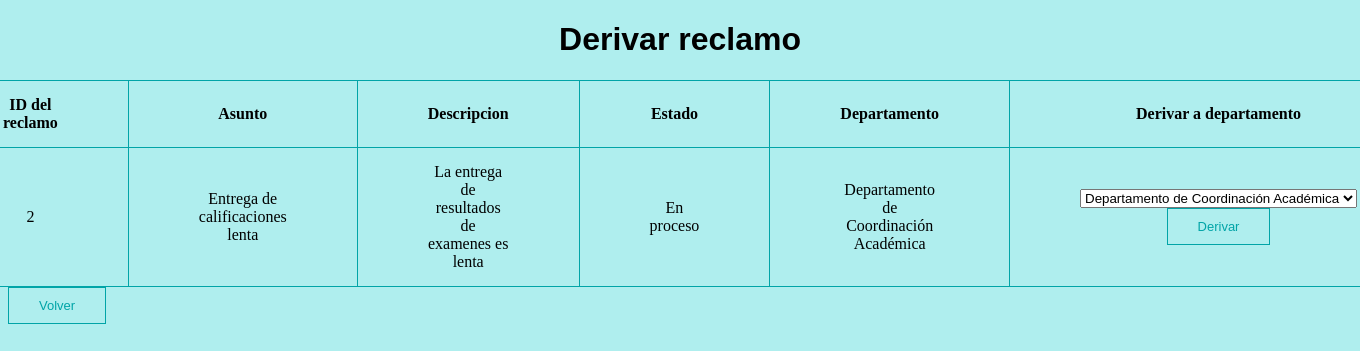
Before: /derivar_reclamo/2 (signed in) with the older database file.
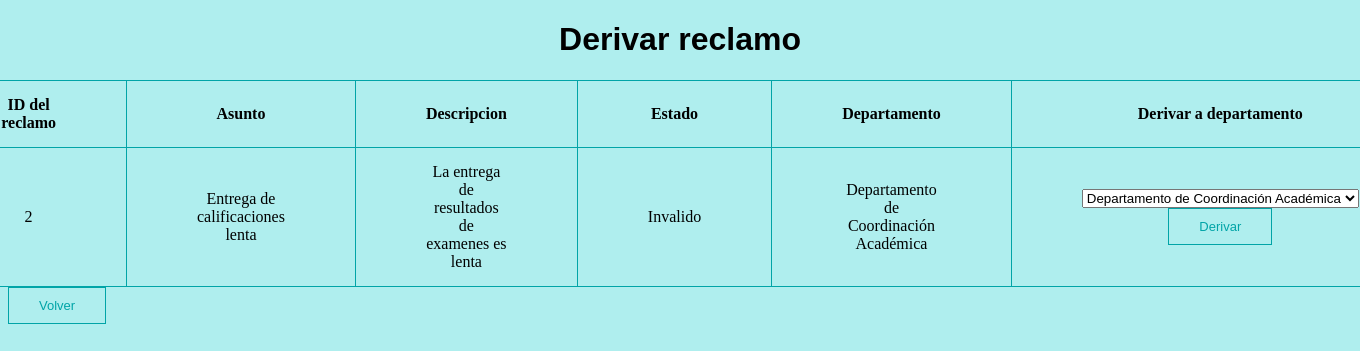
After: the same page with the newer database file.
### modules/class_reclamo.py (models this page shows, shortened)
class Reclamo(db.Model):
    id = db.Column(db.Integer,primary_key=True)
    usuario_creador = db.Column(db.String(100))
    asunto = db.Column(db.String(1000))
    descripcion = db.Column(db.String(1000))
    departamento_id = db.Column(db.Integer, db.ForeignKey('departamento.id'), nullable=True)
    estado =  db.Column(db.String(100))
    adherente = db.Column(db.String(100))
    fecha = db.Column(db.DateTime, default=datetime.utcnow)

### server.py (the view)
@app.route("/derivar_reclamo/<int:reclamo_id>", methods=['GET','POST'])
@admin_only
def derivar_reclamo(reclamo_id):
    reclamo = Reclamo.query.get(reclamo_id)
    departamentos = Departamento.query.all()
    if request.method == 'POST':
        departamento = request.form.get('departamento')
        current_user.derivar_reclamo(reclamo_id,departamento)
    return render_template('derivar_reclamo.html',reclamo=reclamo,departamentos=departamentos)

### server.py (called while the page is built)
@login_manager.user_loader
def user_loader(user_id):
    user = Usuario.query.get(user_id)
    if user:
        if user.id in admin_list:
            return Jefe_departamento.query.get(user_id)  #en base al id clasifica al usuario actual en jefe o usuario final
        else:
            return Usuario_final.query.get(user_id)

def admin_only(f):
    @wraps(f)
    def decorated_function(*args, **kwargs):
        if not current_user.is_authenticated or current_user.id not in admin_list:
            return abort(403)
        return f(*args, **kwargs)
    return decorated_function

### templates/derivar_reclamo.html (shortened to what this page needs)
<!DOCTYPE html>
<html lang="en">
<html>
    <head style="background-color:paleturquoise">
    </head>
    <body style="background-color:paleturquoise">
        <h1 class="centrar_element">Derivar reclamo</h1>
        <div class="table-container">
            <table>
                <tr>
                    <td><b>ID del reclamo</b></td>
                    <td><b>Asunto</b></td>
                    <td><b>Descripcion</b></td>
                    <td><b>Estado</b></td>
                    <td><b>Departamento</b></td>
                    <td><b>Derivar a departamento</b></td>
                </tr>
                <tr>
                    <td>{{ reclamo.id }}</td>
                    <td>{{ reclamo.asunto }}</td>
                    <td>{{ reclamo.descripcion }}</td>
                    <td>{{ reclamo.estado }}</td>
                    {% for departamento in departamentos %}
                        {% if departamento.id == reclamo.departamento_id %}
                            <td>{{ departamento.nombre }}</td>
                        {% endif %}
                    {% endfor %}
                    <td>
                        <form action="{{ url_for('derivar_reclamo',reclamo_id=reclamo.id) }}" method="post">
                            <select name="departamento" id="departamento">
                                {% for departamento in departamentos %}
                                    <option value="{{ departamento.id }}">{{ departamento.nombre }}</option>
                                {% endfor %}
                            </select>
                            <button type="submit">Derivar</button>
                        </form>
                    </td>
                </tr>
            </table>
        </div>
        <button onclick="location.href='/manejar_reclamo'">Volver</button>
    </body>
</html>

Changed rows visible on the page:
changed Reclamo "Entrega de calificaciones lenta": estado "En proceso" → "Invalido"
